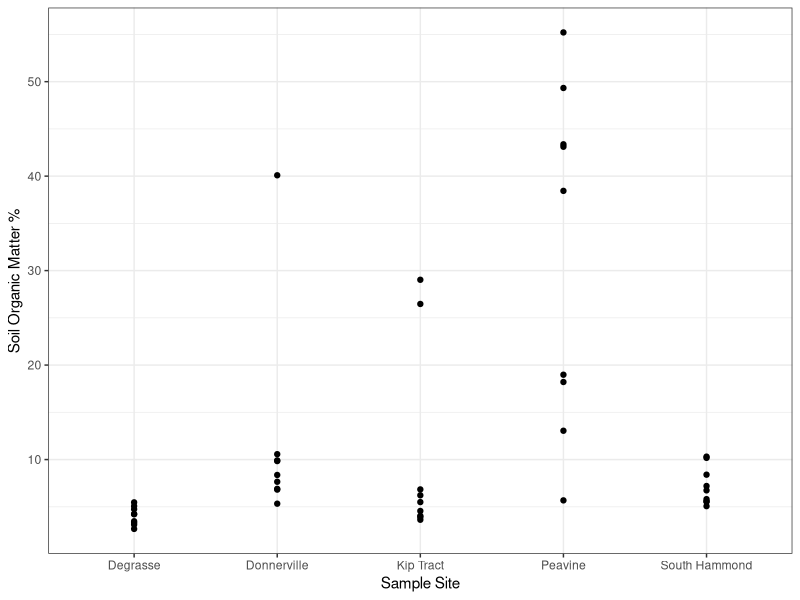
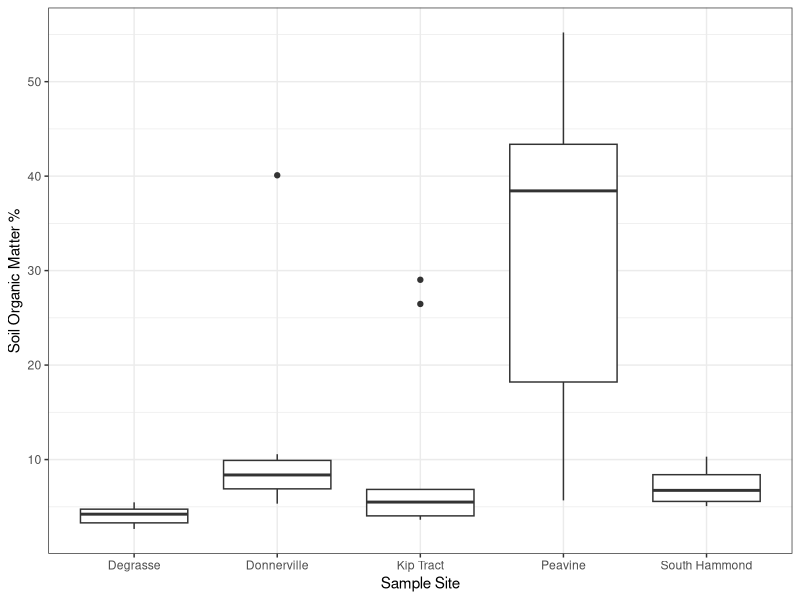
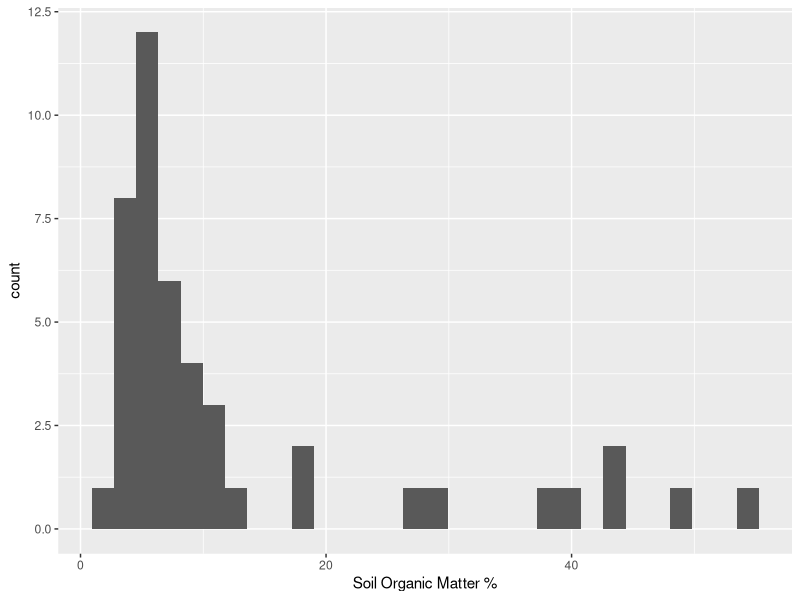
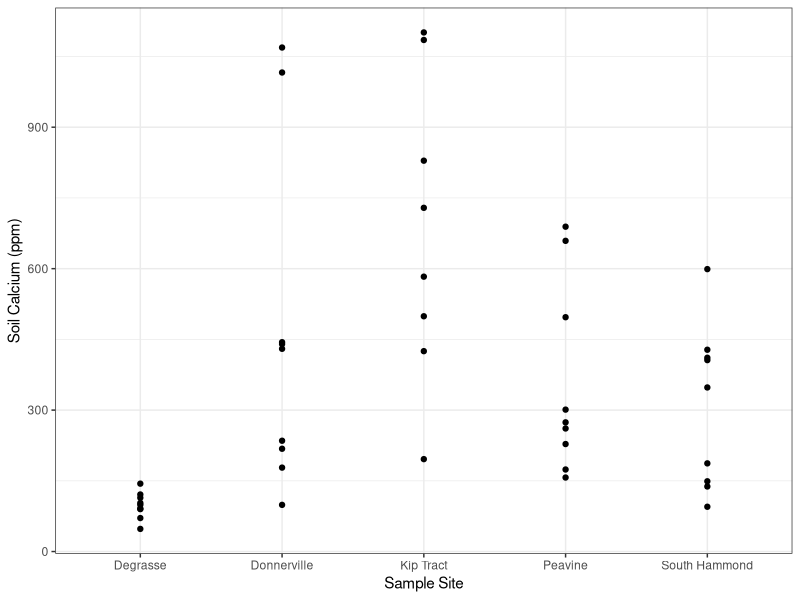
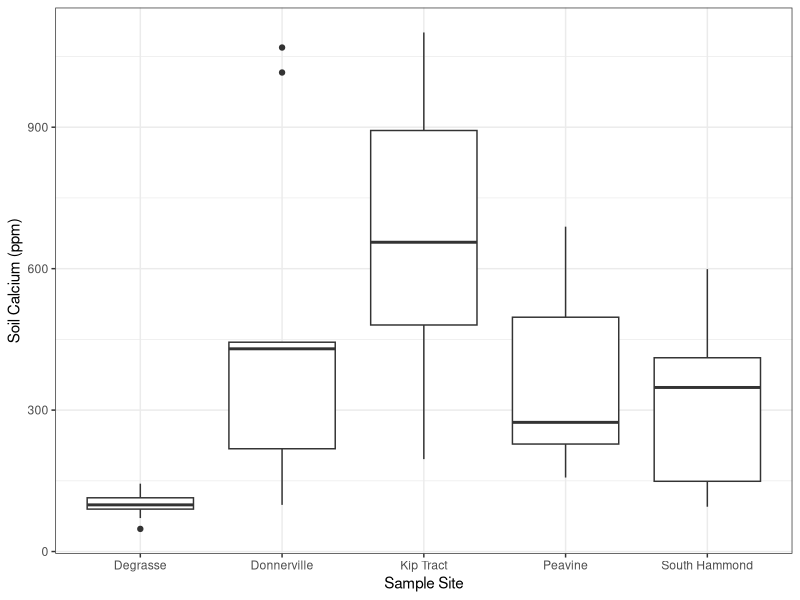
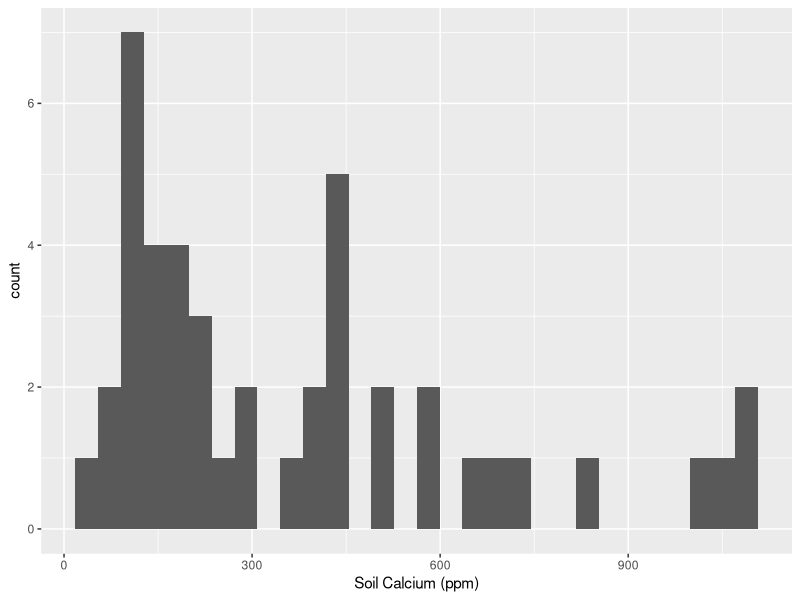

Generate these figures, in order, with R:
## ---- chunk 1
rm(list=ls())
library(here)
library(dplyr)
library(ggplot2)
## ---- chunk 2
DF <- read.csv(here("Data", "soil_data.csv"))
glimpse(DF)
## ---- chunk 3
DF <- DF %>%
  mutate(Site = case_when(
    startsWith(Field.Name, "DEGRASSE") ~ "Degrasse", 
    startsWith(Field.Name, "DONNERVILLE") ~ "Donnerville", 
    startsWith(Field.Name, "KIP") ~ "Kip Tract", 
    startsWith(Field.Name, "PEAVINE") ~ "Peavine", 
    startsWith(Field.Name, "SOUTH") ~ "South Hammond"
    ))
## ---- chunk 4
library(tidyverse)
DF$Forest<-word(DF$Field.Name, 1)
## ---- chunk 5
ggplot(DF, aes(x = Site, y = SOM_percent)) +
  geom_point() +
  xlab("Sample Site") +
  ylab("Soil Organic Matter %") +
  theme_bw()
## ---- chunk 6
ggplot(DF, aes(x = Site, y = SOM_percent)) +
  geom_boxplot() +
  xlab("Sample Site") +
  ylab("Soil Organic Matter %") +
  theme_bw()
## ---- chunk 7
ggplot(DF, aes(x = SOM_percent)) +
  geom_histogram() +
  xlab("Soil Organic Matter %")
## ---- chunk 8
ggplot(DF, aes(x = Site, y = Ca.ppm)) +
  geom_point() +
  xlab("Sample Site") +
  ylab("Soil Calcium (ppm)") +
  theme_bw()
## ---- chunk 9
ggplot(DF, aes(x = Site, y = Ca.ppm)) +
  geom_boxplot() +
  xlab("Sample Site") +
  ylab("Soil Calcium (ppm)") +
  theme_bw()
## ---- chunk 10
ggplot(DF, aes(x = Ca.ppm)) +
  geom_histogram() +
  xlab("Soil Calcium (ppm)")
